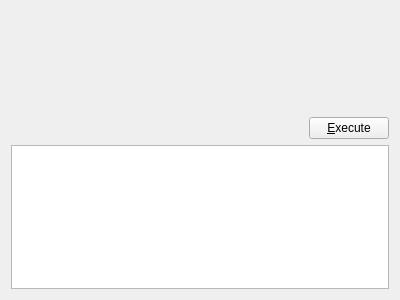
<?xml version="1.0" encoding="UTF-8"?>
<ui version="4.0">
 <class>QueryWidget</class>
 <widget class="QWidget" name="QueryWidget">
  <property name="geometry">
   <rect>
    <x>0</x>
    <y>0</y>
    <width>400</width>
    <height>300</height>
   </rect>
  </property>
  <property name="windowTitle">
   <string>Form</string>
  </property>
  <layout class="QVBoxLayout" name="verticalLayout">
   <item>
    <layout class="QVBoxLayout" name="verticalLayout_2">
     <item>
      <widget class="QsciScintilla" name="txtQuery">
       <property name="sizePolicy">
        <sizepolicy hsizetype="Expanding" vsizetype="Ignored">
         <horstretch>0</horstretch>
         <verstretch>0</verstretch>
        </sizepolicy>
       </property>
       <property name="minimumSize">
        <size>
         <width>0</width>
         <height>100</height>
        </size>
       </property>
       <property name="baseSize">
        <size>
         <width>0</width>
         <height>100</height>
        </size>
       </property>
       <property name="toolTip">
        <string/>
       </property>
       <property name="whatsThis">
        <string/>
       </property>
      </widget>
     </item>
     <item>
      <layout class="QHBoxLayout" name="horizontalLayout">
       <item>
        <widget class="QLabel" name="labelQueryError">
         <property name="text">
          <string/>
         </property>
        </widget>
       </item>
       <item>
        <spacer name="horizontalSpacer">
         <property name="orientation">
          <enum>Qt::Horizontal</enum>
         </property>
         <property name="sizeHint" stdset="0">
          <size>
           <width>288</width>
           <height>20</height>
          </size>
         </property>
        </spacer>
       </item>
       <item>
        <widget class="QPushButton" name="btnExecuteQuery">
         <property name="text">
          <string>&amp;Execute</string>
         </property>
        </widget>
       </item>
      </layout>
     </item>
    </layout>
   </item>
   <item>
    <widget class="QTableView" name="tableQueryResult"/>
   </item>
  </layout>
 </widget>
 <customwidgets>
  <customwidget>
   <class>QsciScintilla</class>
   <extends>QFrame</extends>
   <header>Qsci/qsciscintilla.h</header>
  </customwidget>
 </customwidgets>
 <resources/>
 <connections/>
</ui>
